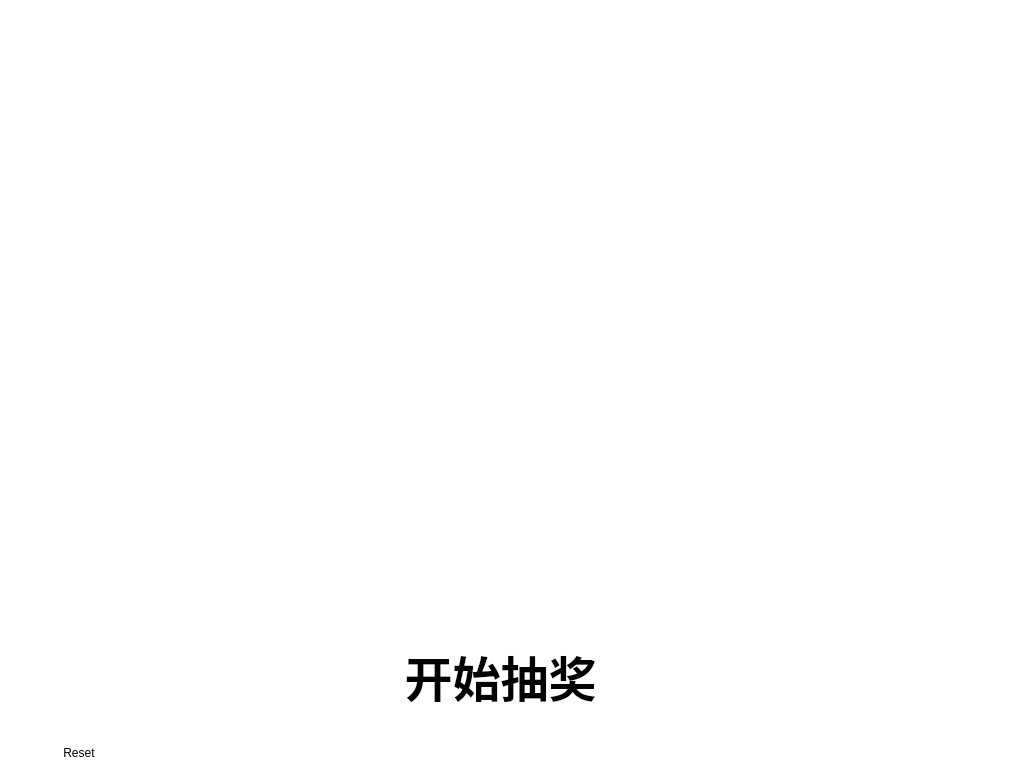
<?xml version="1.0" encoding="UTF-8"?>
<ui version="4.0">
 <class>MainWindow</class>
 <widget class="QMainWindow" name="MainWindow">
  <property name="geometry">
   <rect>
    <x>0</x>
    <y>0</y>
    <width>1024</width>
    <height>768</height>
   </rect>
  </property>
  <property name="sizePolicy">
   <sizepolicy hsizetype="Expanding" vsizetype="Expanding">
    <horstretch>0</horstretch>
    <verstretch>0</verstretch>
   </sizepolicy>
  </property>
  <property name="palette">
   <palette>
    <active>
     <colorrole role="Base">
      <brush brushstyle="SolidPattern">
       <color alpha="255">
        <red>255</red>
        <green>255</green>
        <blue>255</blue>
       </color>
      </brush>
     </colorrole>
     <colorrole role="Window">
      <brush brushstyle="SolidPattern">
       <color alpha="255">
        <red>255</red>
        <green>255</green>
        <blue>255</blue>
       </color>
      </brush>
     </colorrole>
    </active>
    <inactive>
     <colorrole role="Base">
      <brush brushstyle="SolidPattern">
       <color alpha="255">
        <red>255</red>
        <green>255</green>
        <blue>255</blue>
       </color>
      </brush>
     </colorrole>
     <colorrole role="Window">
      <brush brushstyle="SolidPattern">
       <color alpha="255">
        <red>255</red>
        <green>255</green>
        <blue>255</blue>
       </color>
      </brush>
     </colorrole>
    </inactive>
    <disabled>
     <colorrole role="Base">
      <brush brushstyle="SolidPattern">
       <color alpha="255">
        <red>255</red>
        <green>255</green>
        <blue>255</blue>
       </color>
      </brush>
     </colorrole>
     <colorrole role="Window">
      <brush brushstyle="SolidPattern">
       <color alpha="255">
        <red>255</red>
        <green>255</green>
        <blue>255</blue>
       </color>
      </brush>
     </colorrole>
    </disabled>
   </palette>
  </property>
  <property name="font">
   <font>
    <family>Microsoft YaHei UI</family>
    <pointsize>68</pointsize>
   </font>
  </property>
  <property name="windowTitle">
   <string/>
  </property>
  <property name="windowIcon">
   <iconset>
    <normaloff>logo.ico</normaloff>logo.ico</iconset>
  </property>
  <widget class="QWidget" name="centralWidget">
   <widget class="QLabel" name="backgroundPic">
    <property name="geometry">
     <rect>
      <x>110</x>
      <y>1</y>
      <width>1024</width>
      <height>768</height>
     </rect>
    </property>
    <property name="text">
     <string/>
    </property>
    <property name="pixmap">
     <pixmap/>
    </property>
   </widget>
   <widget class="QLabel" name="logoPic">
    <property name="geometry">
     <rect>
      <x>10</x>
      <y>-10</y>
      <width>321</width>
      <height>181</height>
     </rect>
    </property>
    <property name="text">
     <string/>
    </property>
    <property name="pixmap">
     <pixmap/>
    </property>
   </widget>
   <widget class="QPushButton" name="pushButton">
    <property name="geometry">
     <rect>
      <x>380</x>
      <y>630</y>
      <width>241</width>
      <height>91</height>
     </rect>
    </property>
    <property name="font">
     <font>
      <family>Microsoft YaHei UI</family>
      <pointsize>36</pointsize>
      <weight>75</weight>
      <bold>true</bold>
     </font>
    </property>
    <property name="focusPolicy">
     <enum>Qt::StrongFocus</enum>
    </property>
    <property name="text">
     <string>开始抽奖</string>
    </property>
    <property name="autoDefault">
     <bool>true</bool>
    </property>
    <property name="default">
     <bool>true</bool>
    </property>
    <property name="flat">
     <bool>true</bool>
    </property>
   </widget>
   <widget class="QPushButton" name="pushButton_2">
    <property name="geometry">
     <rect>
      <x>0</x>
      <y>740</y>
      <width>158</width>
      <height>25</height>
     </rect>
    </property>
    <property name="font">
     <font>
      <pointsize>9</pointsize>
     </font>
    </property>
    <property name="focusPolicy">
     <enum>Qt::NoFocus</enum>
    </property>
    <property name="text">
     <string>Reset</string>
    </property>
    <property name="flat">
     <bool>true</bool>
    </property>
   </widget>
  </widget>
 </widget>
 <layoutdefault spacing="6" margin="11"/>
 <resources/>
 <connections/>
</ui>
